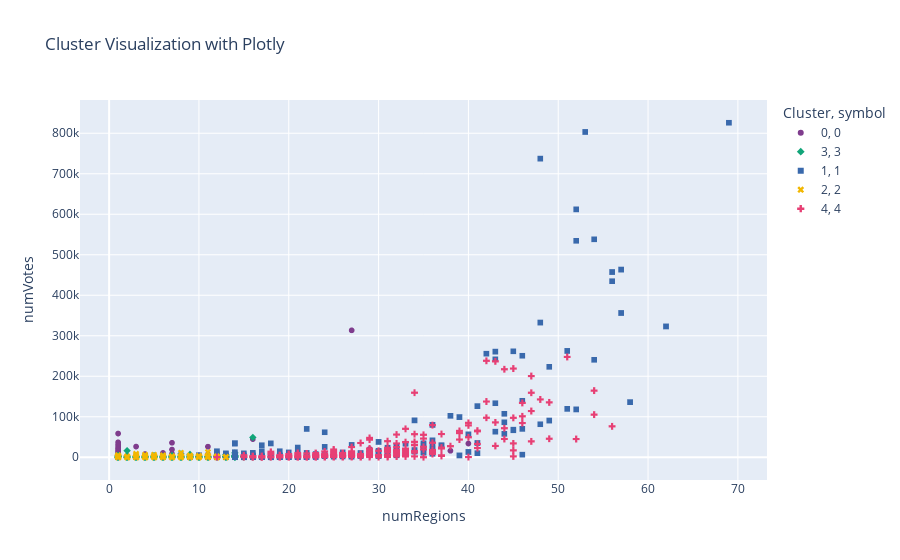

The code cell stored with this chart in its notebook:
### Code cell
import plotly.express as px

# Crea il grafico a dispersione interattivo
fig = px.scatter(
    df, 
    x="numRegions", 
    y="numVotes", 
    color=bkmeans.labels_.astype(str),  # Converti i label a stringa per usarli come categorie
    symbol=bkmeans.labels_.astype(str), # Usa simboli diversi per ogni cluster
    color_discrete_sequence=px.colors.qualitative.Bold,  # Palette colori "bright"
    title="Cluster Visualization with Plotly",
    labels={'startYear': 'startYear', 'popularityIndex': 'Popularity Index', 'color': 'Cluster'},
)

# Mostra il grafico
fig.show()

### Figure 1 — Plotly figure (JSON) as saved in the notebook; plotly's stock layout.template omitted (floating-point values rounded to 4 significant figures; data arrays with more than 128 entries replaced by an {"elided": "..."} marker saying what was removed)
{"data": [{"hovertemplate": "Cluster=0<br>symbol=0<br>numRegions=%{x}<br>numVotes=%{y}<extra></extra>", "legendgroup": "0, 0", "marker": {"color": "rgb(127, 60, 141)", "symbol": "circle"}, "mode": "markers", "name": "0, 0", "showlegend": true, "type": "scattergl", "x": {"elided": "6831 int values"}, "xaxis": "x", "y": {"elided": "6831 int values"}, "yaxis": "y"}, {"hovertemplate": "Cluster=3<br>symbol=3<br>numRegions=%{x}<br>numVotes=%{y}<extra></extra>", "legendgroup": "3, 3", "marker": {"color": "rgb(17, 165, 121)", "symbol": "diamond"}, "mode": "markers", "name": "3, 3", "showlegend": true, "type": "scattergl", "x": {"elided": "4221 int values"}, "xaxis": "x", "y": {"elided": "4221 int values"}, "yaxis": "y"}, {"hovertemplate": "Cluster=1<br>symbol=1<br>numRegions=%{x}<br>numVotes=%{y}<extra></extra>", "legendgroup": "1, 1", "marker": {"color": "rgb(57, 105, 172)", "symbol": "square"}, "mode": "markers", "name": "1, 1", "showlegend": true, "type": "scattergl", "x": {"elided": "473 int values"}, "xaxis": "x", "y": {"elided": "473 int values"}, "yaxis": "y"}, {"hovertemplate": "Cluster=2<br>symbol=2<br>numRegions=%{x}<br>numVotes=%{y}<extra></extra>", "legendgroup": "2, 2", "marker": {"color": "rgb(242, 183, 1)", "symbol": "x"}, "mode": "markers", "name": "2, 2", "showlegend": true, "type": "scattergl", "x": {"elided": "4062 int values"}, "xaxis": "x", "y": {"elided": "4062 int values"}, "yaxis": "y"}, {"hovertemplate": "Cluster=4<br>symbol=4<br>numRegions=%{x}<br>numVotes=%{y}<extra></extra>", "legendgroup": "4, 4", "marker": {"color": "rgb(231, 63, 116)", "symbol": "cross"}, "mode": "markers", "name": "4, 4", "showlegend": true, "type": "scattergl", "x": {"elided": "338 int values"}, "xaxis": "x", "y": {"elided": "338 int values"}, "yaxis": "y"}], "layout": {"legend": {"title": {"text": "Cluster, symbol"}, "tracegroupgap": 0}, "title": {"text": "Cluster Visualization with Plotly"}, "xaxis": {"anchor": "y", "domain": [0, 1], "title": {"text": "numRegions"}}, "yaxis": {"anchor": "x", "domain": [0, 1], "title": {"text": "numVotes"}}}}
